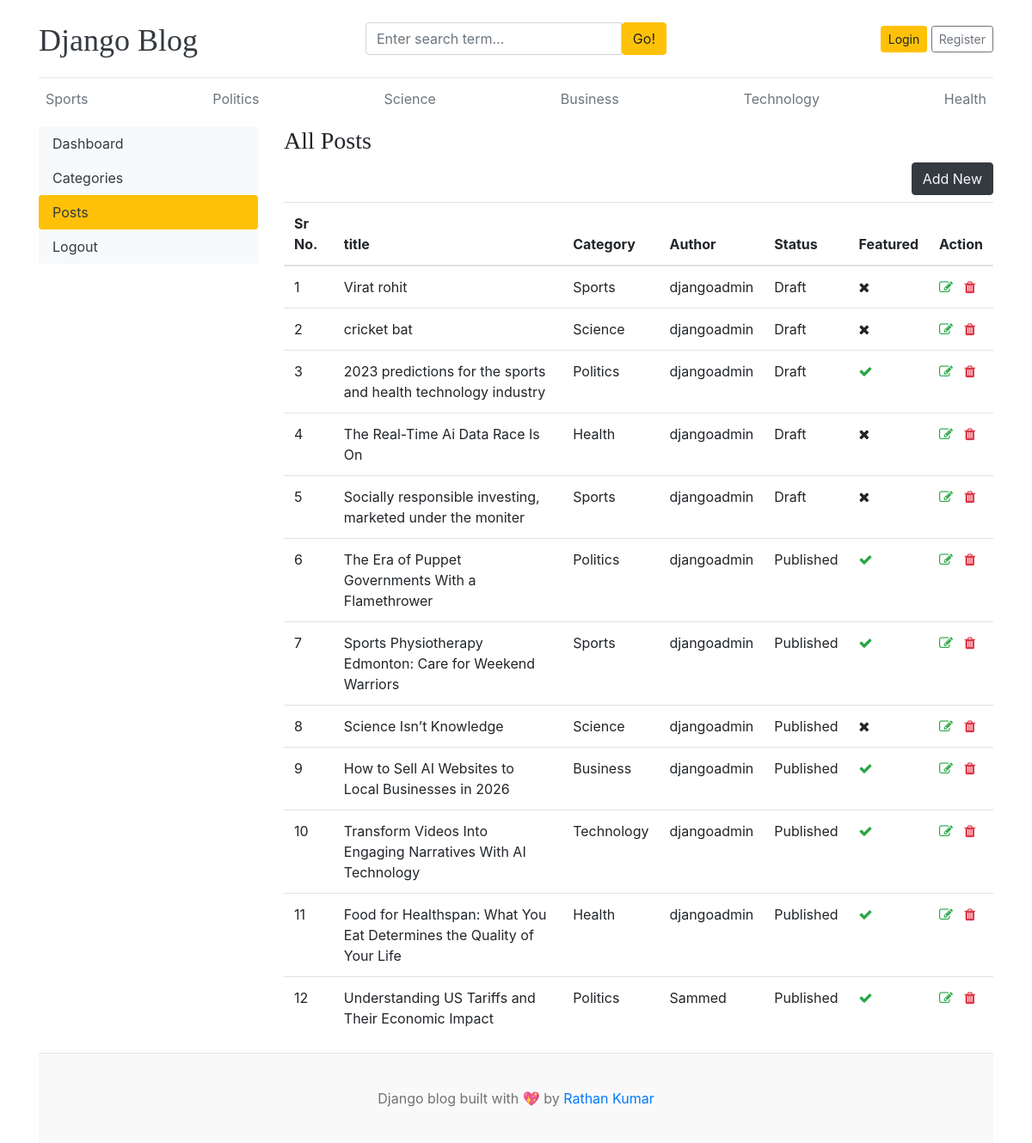
/dashboard/posts/, run on an earlier commit of the app's database.
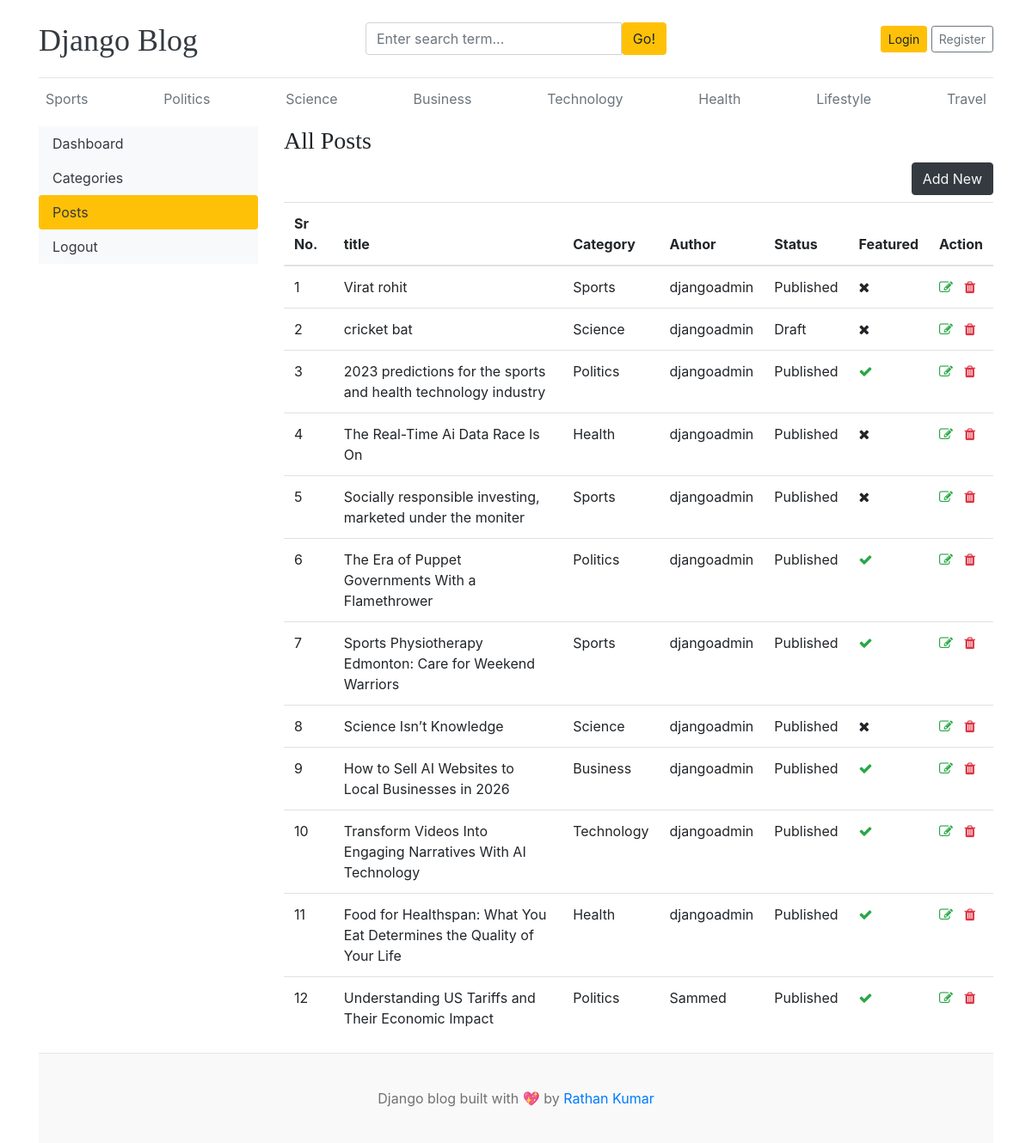
And on a later commit of the database.
### Blogapp/models.py (models this page shows, shortened)
class Category(models.Model):
    category_name = models.CharField(max_length=50, unique=True)
    created_at = models.DateTimeField(auto_now_add=True)
    updated_at = models.DateTimeField(auto_now=True)
    class Meta:
        verbose_name_plural = 'categories'
    def __str__(self):
        return self.category_name

class Blog(models.Model):
    STATUS_CHOICES = (
        ("Draft", "Draft"),
        ("Published", "Published"),
    )
    title = models.CharField(max_length=100)
    slug = models.SlugField(max_length=150, unique=True, blank=True)
    category = models.ForeignKey(Category, on_delete=models.CASCADE)
    author = models.ForeignKey(User, on_delete=models.CASCADE)
    featured_image = models.ImageField(upload_to='uploads/%Y/%m/%d')
    short_description = models.TextField(max_length=500)
    blog_body = models.TextField(max_length=2000)
    status = models.CharField(max_length=20, choices=STATUS_CHOICES, default="Draft")
    is_featured = models.BooleanField(default=False)
    created_at = models.DateTimeField(auto_now_add=True)
    updated_at = models.DateTimeField(auto_now=True)

### dashboard/views.py (the view)
# urls.py: path('posts/',views.posts, name='posts'),
def posts(request):
    posts = Blog.objects.all()
    context = {
        'posts':posts,
    }
    return render(request,'dashboard/posts.html',context)

### Blogapp/context_processors.py (called while the page is built)
def get_categories(request):
    categories = Category.objects.all()
    return dict(categories=categories)

def get_social_link(request):
    social_link = SocialLink.objects.all()
    return dict(social_link=social_link)

### Blogapp/templates/dashboard/posts.html (shortened to what this page needs)
{% extends 'base.html' %}
{% block content %}
<div class="row">
    {% include 'dashboard/sidebar.html' %}
    <div class="col-md-9">
        <h3>All Posts</h3>
         <a href="{% url 'add_post' %}" class="btn btn-dark text-light float-right mb-2">Add New</a>
        <table class="table table-hover">
  <thead>
    <tr>
      <th>Sr No.</th>
      <th>title</th>
      <th>Category</th>
      <th>Author</th>
      <th>Status</th>
      <th>Featured</th>
      <th>Action</th>
    </tr>
  </thead>
  <tbody>
    <tr>
        {% for post in posts %}
      <td>{{ forloop.counter }}</td>
      <td>{{ post.title }}</td>
      <td>{{ post.category }}</td>
      <td>{{ post.author }}</td>
      <td>{{ post.status }}</td>
      <td>{% if post.is_featured %}<i class="fa fa-check text-success"></i{% else %}<i class="fa fa-times text-denger"></i{% endif %}</td>
      <td>
        <a href="{% url 'edit_post' post.id %}"><i class="fa fa-edit text-success"></i></a>
        <a href="{% url 'delete_post' post.id %}"><i class="fa fa-trash text-danger"></i></a>
      </td>
    </tr>
    {% endfor %}
  </tbody>
</table>
    </div>
  </div>
{% endblock %}

### Blogapp/templates/base.html (shortened to what this page needs)
{% load static %}
<!DOCTYPE html>
<html lang="en">
<head>
    <link href="https://getbootstrap.com/docs/4.0/dist/css/bootstrap.min.css" rel="stylesheet">
    <link href="{% static 'css/blog.css' %}" rel="stylesheet">
    <link rel="stylesheet" href="https://cdnjs.cloudflare.com/ajax/libs/font-awesome/4.7.0/css/font-awesome.min.css">
  </head>
<body>
    <div class="container">
      <header class="blog-header py-3">
        <div class="row flex-nowrap justify-content-between align-items-center">
          <div class="col-4 pt-1">
            <a class="blog-header-logo text-dark" href="/">Django Blog</a>
          </div>
          <div class="col-4">
            <form action="{% url 'search' %}" method="GET">
              <div class="input-group">
                <input class="form-control" type="text" name="keyword" value="{{ keyword }}" placeholder="Enter search term..." aria-label="Enter search term..." aria-describedby="button-search" />
                <button type="submit" class="btn btn-warning" id="button-search" type="button">Go!</button>
            </div>
            </form>
          </div>
          <div class="col-4 d-flex justify-content-end align-items-center">
            {% if not user.is_authenticated %}
            <a class="btn btn-sm btn-warning" href="{% url 'login' %}">Login</a> &nbsp;
            <a class="btn btn-sm btn-outline-secondary" href="{% url 'register' %}">Register</a>
            {% else %}
            <span><a href="{% url 'dashboard' %}">Dashboard</a></span>
            &emsp;
            <span><a href="{% url 'logout' %}">Logout</a></span>
            {% endif %}
          </div>
        </div>
      </header>
      <div class="nav-scroller py-1 mb-2">
        <nav class="nav d-flex justify-content-between">
          {% for cat in categories %}
          <a class="p-2 text-muted" href="{% url 'posts_by_category' cat.id %}">{{ cat.category_name }}</a>
          {% endfor %}
        </nav>
      </div>
{% block content %}
{% endblock %}
<footer class="blog-footer">
    <p>Django blog built with 💖 by <a href="#">Rathan Kumar</a></p>
  </footer>
  </body>
  </html>

### Blogapp/templates/dashboard/sidebar.html (shortened to what this page needs)
<div class="col-md-3">
    <div class="nav flex-column nav-pills bg-light" aria-orientation="vertical">
        <a href="{% url 'dashboard' %}"
            class="nav-link text-dark {% if '/dashboard/' == request.path %}bg-warning {% endif %}">Dashboard</a>
            <a href="{% url 'categories' %}"
            class="nav-link text-dark {% if '/dashboard/categories/' == request.path %} bg-warning {% endif %}">Categories
        </a>
        <a href="{% url 'posts' %}" class="nav-link text-dark {% if '/dashboard/posts/' == request.path %} bg-warning {% endif %}">Posts</a>
        <a href="#" class="nav-link text-dark ">Logout</a>
    </div>
</div>

### Blogapp/static/css/blog.css (style rules this page uses)
.blog-header { border-bottom: 1px solid #e5e5e5; }
.blog-header-logo { font-family: "Playfair Display", Georgia, "Times New Roman", serif; font-size: 2.25rem; }
h1, h2, h3, h4, h5, h6 { font-family: "Playfair Display", Georgia, "Times New Roman", serif; }
.blog-footer { padding: 2.5rem 0; color: #727272; text-align: center; background-color: #f9f9f9; border-top: .05rem solid #e5e5e5; }
.blog-footer p:last-child { margin-bottom: 0; }

What changed in the data, as far as the page shows it:
added Category: category_name "Lifestyle"
added Category: category_name "Travel"
changed Blog "Virat rohit": status "Draft" → "Published"
changed Blog "2023 predictions for the sports and health technology industry": status "Draft" → "Published"
changed Blog "The Real-Time Ai Data Race Is On": status "Draft" → "Published"
changed Blog "Socially responsible investing, marketed under the moniter": status "Draft" → "Published"
